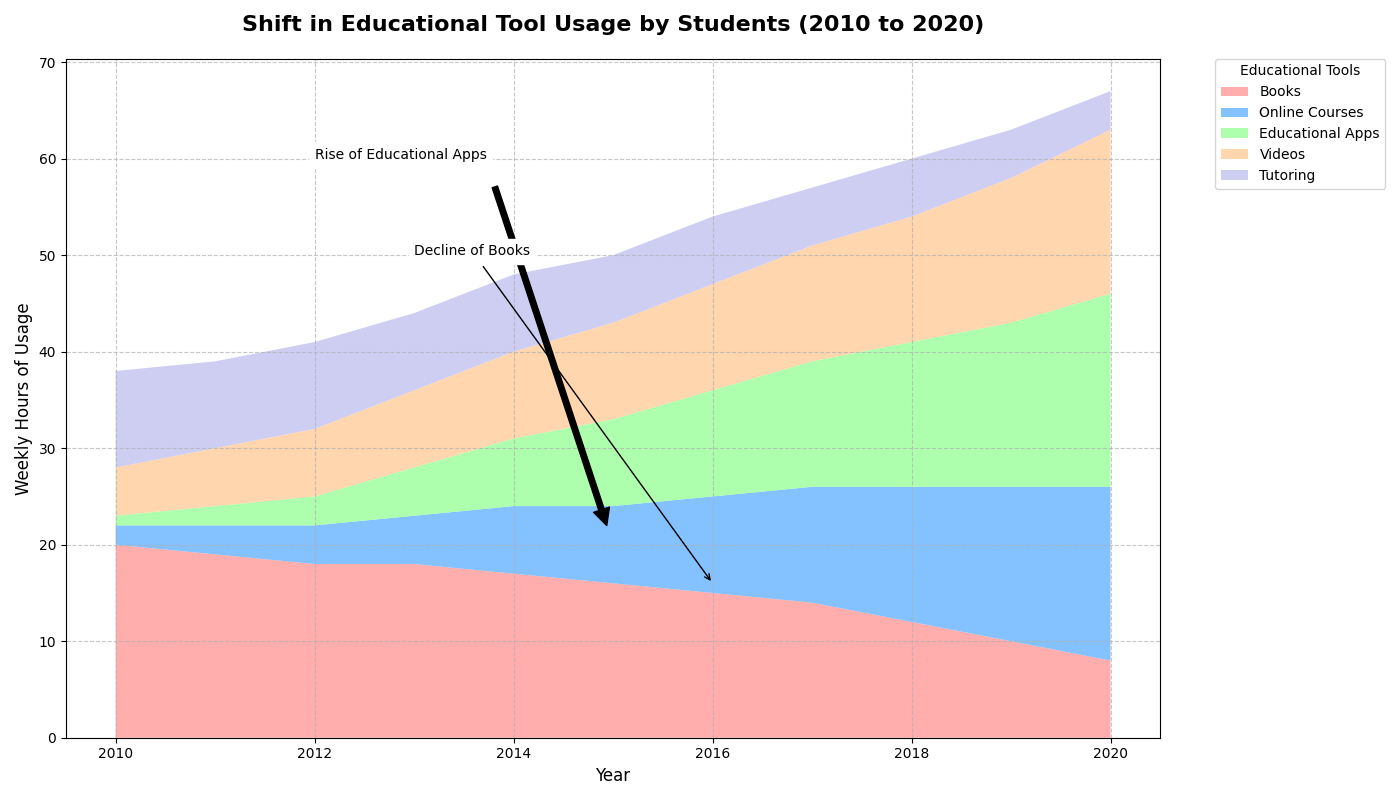

Generate this figure with Python:
import matplotlib.pyplot as plt
import numpy as np

# Backstory: Tracking the shift in educational tool usage across a decade
# This chart shows the transition in the types of educational tools used by students from 2010 to 2020
# Emphasis has shifted from traditional books to digital tools

# Define the years
years = np.arange(2010, 2021)

# Define the use of different educational tools in hours of usage per week
books = [20, 19, 18, 18, 17, 16, 15, 14, 12, 10, 8]
online_courses = [2, 3, 4, 5, 7, 8, 10, 12, 14, 16, 18]
educational_apps = [1, 2, 3, 5, 7, 9, 11, 13, 15, 17, 20]
videos = [5, 6, 7, 8, 9, 10, 11, 12, 13, 15, 17]
tutoring = [10, 9, 9, 8, 8, 7, 7, 6, 6, 5, 4]

# Plotting the stacked area chart
plt.figure(figsize=(14, 8))

# Create stacked area plot
plt.stackplot(years, books, online_courses, educational_apps, videos, tutoring,
              labels=['Books', 'Online Courses', 'Educational Apps', 'Videos', 'Tutoring'],
              colors=['#ff9999', '#66b2ff', '#99ff99', '#ffcc99', '#c2c2f0'], alpha=0.8)

# Add title and labels
plt.title("Shift in Educational Tool Usage by Students (2010 to 2020)", fontsize=16, fontweight='bold', pad=20)
plt.xlabel("Year", fontsize=12)
plt.ylabel("Weekly Hours of Usage", fontsize=12)

# Add legend
plt.legend(loc='upper left', bbox_to_anchor=(1.05, 1), borderaxespad=0., title='Educational Tools')

# Add grid for better readability
plt.grid(linestyle='--', alpha=0.7)

# Annotate significant trends
plt.annotate('Rise of Educational Apps', xy=(2015, 20), xytext=(2012, 60),
             arrowprops=dict(facecolor='black', shrink=0.05),
             fontsize=10, backgroundcolor='w')

plt.annotate('Decline of Books', xy=(2016, 16), xytext=(2013, 50),
             arrowprops=dict(facecolor='black', arrowstyle='->'),
             fontsize=10, backgroundcolor='w')

# Automatically adjust layout to avoid overlap
plt.tight_layout()

# Display the plot
plt.show()
